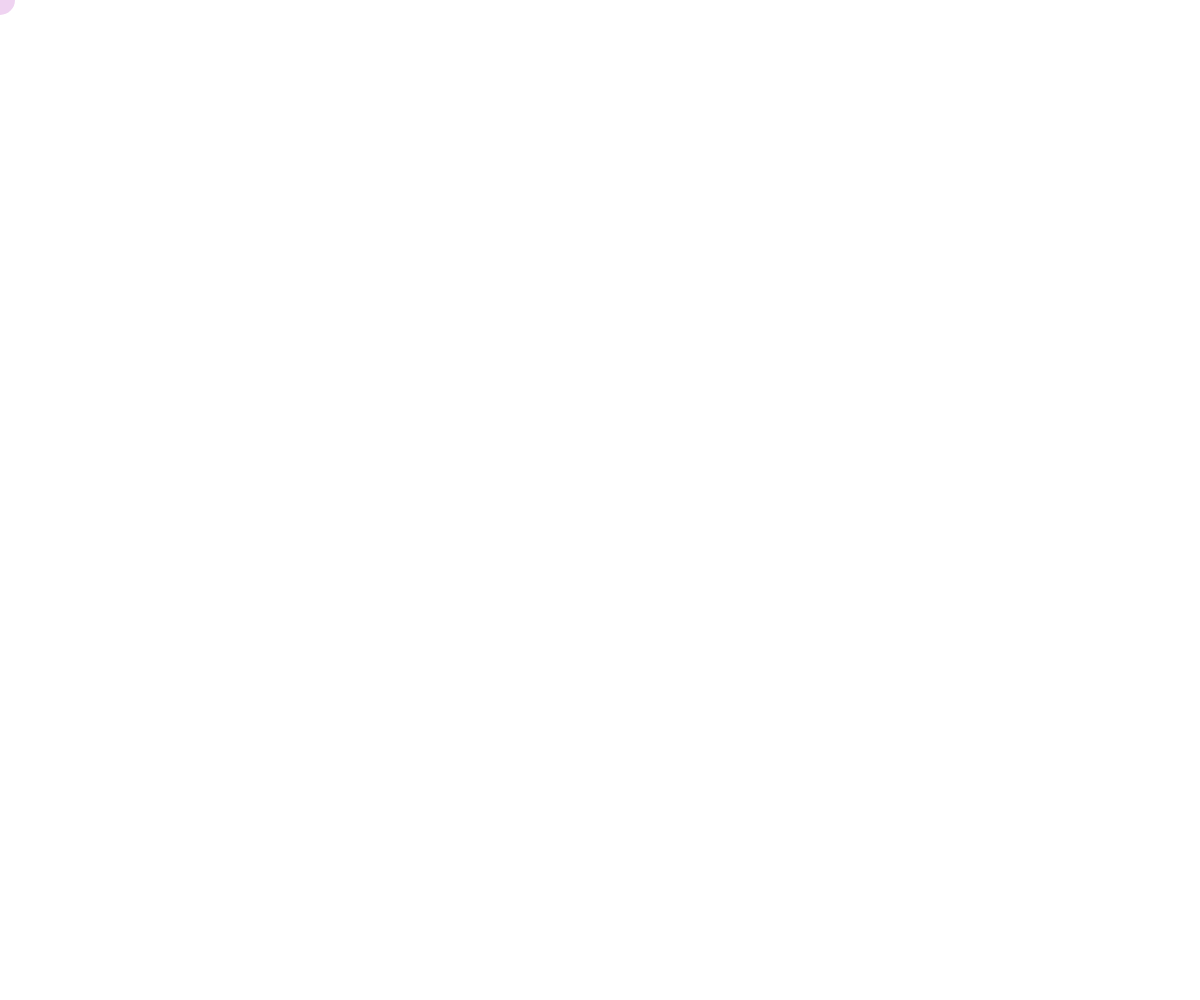
Frame 1 (no input)
Frame 60 (no input): identical to frame 1, image omitted
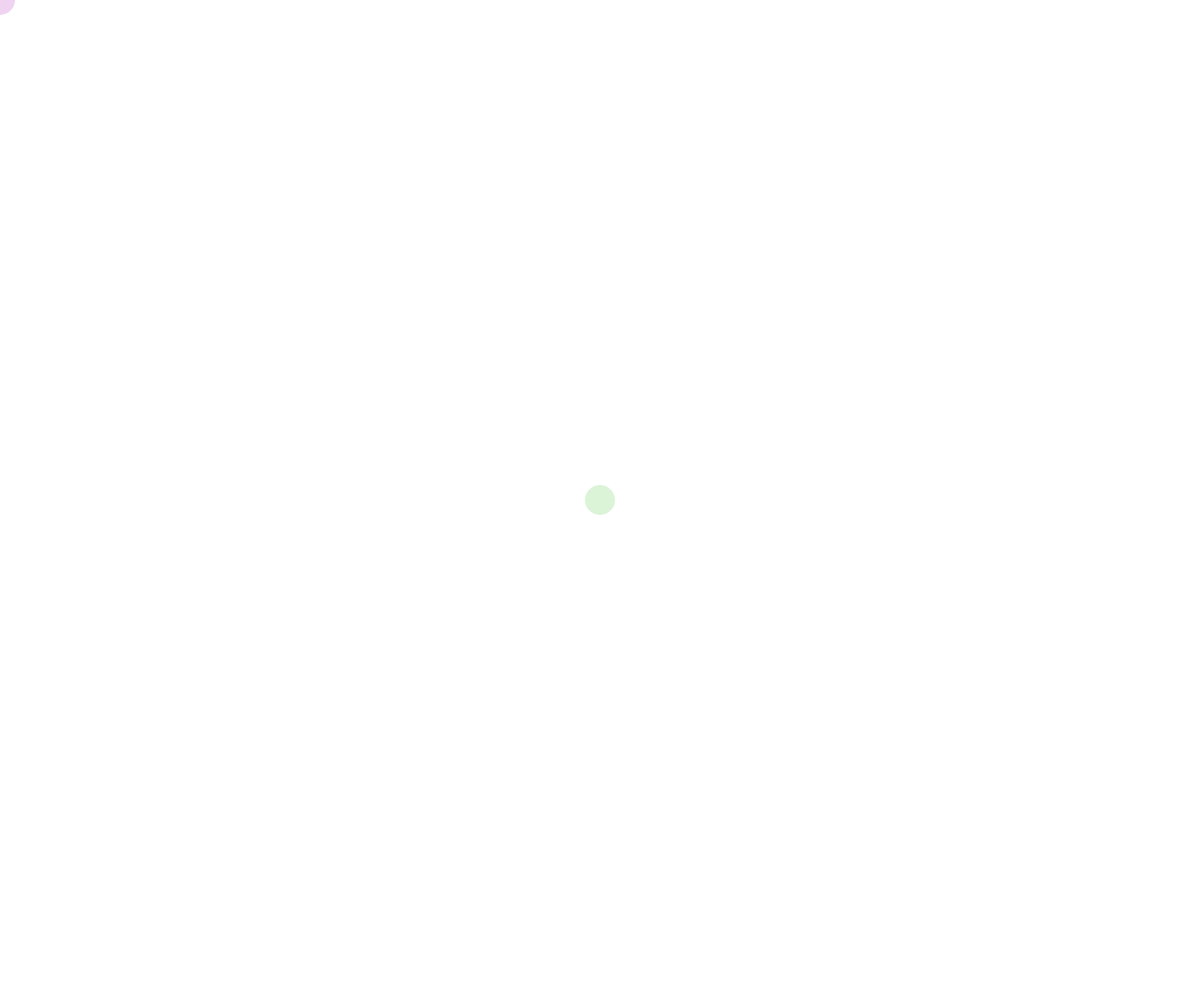
Frame 120 (the mouse pressed at the canvas centre since frame 60)

The p5.js sketch that drew these frames (run headless with seeded random() and noise() and a simulated clock; from frame 60 on, the mouse is pressed at the canvas centre):

// p5.js sketch
// ── sketch.js
let canvas;

function setup() {
    canvas = createCanvas(windowWidth, windowHeight);
    canvas.position(0, 0);

    canvas.style("z-index", -2);
}

function windowResized() {
    resizeCanvas(windowWidth, windowHeight);
}

function draw() {

}

function mouseMoved() {
    dots(mouseX, mouseY);
}

function dots(_x, _y) {
    strokeWeight(0);
    fill(random(200, 255), random(200, 255), random(200, 255));
    ellipse(_x, _y, 30, 30);
}
